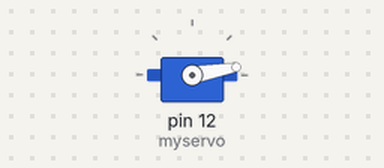
Bench run of a sketch on a simulated Arduino Uno, built with avr-gcc and run on an emulated ATmega328P. Shown: servo.

Above: at 0.05 s.
At 2.05 s:
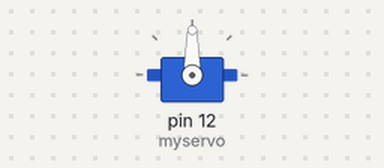
At 4.0 s:
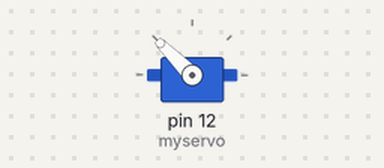
At 8.0 s:
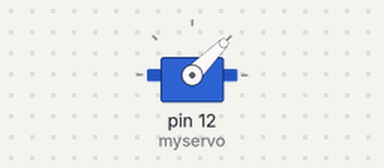
Timing chart, 0 to 10.4 s (numbered marks = the images above):
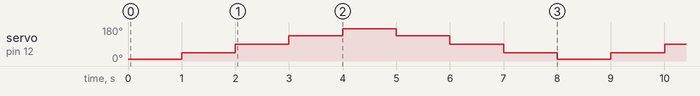

Measured:
- by itself, servo on pin 12 (myservo): repeats every 8.0 s: 90° 1.0 s, 135° 1.0 s, 170° 1.0 s, 135° 1.0 s, 90° 1.0 s, 45° 1.0 s, 10° 1.0 s, 45° 1.0 s

The sketch:

servo.ino
```cpp
#include <Servo.h>

Servo myservo;  // create servo object to control a servo

int posArray[] = {10,45,90,135,170};


void setup() {
  myservo.attach(12);  // attaches the servo on pin 9 to the servo object
}

void loop() {
      for(int i = 0; i <= 3; i++){    // to go through the array from the begining to the end(excluding)
        myservo.write(posArray[i]);
        delay(1000);
      }

      for(int i = 4; i >= 1; i--){    // to go through the array from the last element to the begining(excluding)
        myservo.write(posArray[i]);
        delay(1000);
      }
 }
```
